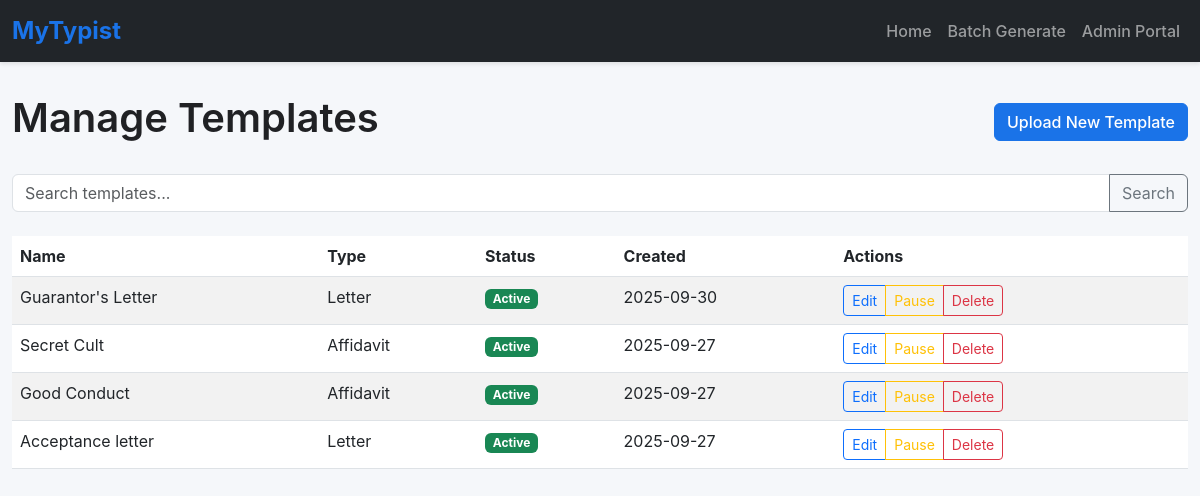
The app's page /admin/templates?key=SecretAdmin123 with its own data.
### app.py (models this page shows)
class Template(db.Model):
    __tablename__ = 'template'
    id = db.Column(db.Integer, primary_key=True)
    name = db.Column(db.String(100), nullable=False)
    type = db.Column(db.String(50), nullable=False)
    file_path = db.Column(db.String(200), nullable=False)
    description = db.Column(db.Text)
    font_family = db.Column(db.String(50), default='Times New Roman')
    font_size = db.Column(db.Integer, default=12)
    margin_top = db.Column(db.Float, default=1.0)
    margin_bottom = db.Column(db.Float, default=1.0)
    margin_left = db.Column(db.Float, default=1.0)
    margin_right = db.Column(db.Float, default=1.0)
    default_line_spacing = db.Column(db.Float, default=1.0)
    is_active = db.Column(db.Boolean, default=True)
    created_at = db.Column(db.DateTime, default=lambda: datetime.now(timezone.utc))
    updated_at = db.Column(db.DateTime, default=lambda: datetime.now(timezone.utc),
                          onupdate=lambda: datetime.now(timezone.utc))
    placeholders = db.relationship('Placeholder', back_populates='template',
                                   cascade="all, delete-orphan")
    created_documents = db.relationship('CreatedDocument', back_populates='template',
                                        cascade="all, delete-orphan")

### app.py (the view, shortened to what this page needs)
@app.route('/admin/templates')
def admin_templates():
    key = request.args.get('key')
    if key != app.config['ADMIN_KEY']:
        abort(403)
    page = request.args.get('page', 1, type=int)
    search = request.args.get('search', '')
    query = Template.query
    templates = query.order_by(Template.created_at.desc()).paginate(
        page=page, per_page=20, error_out=False
    )
    return render_template('admin/templates.html',
                           templates=templates,
                           search=search,
                           admin_key=key)

### templates/admin/templates.html (shortened to what this page needs)
{% extends 'base.html' %}
{% block content %}
    <div class="d-flex justify-content-between align-items-center mb-4">
        <h1>Manage Templates</h1>
        <a href="{{ url_for('admin_upload_template', key=admin_key) }}" class="btn btn-primary">Upload New Template</a>
    </div>
    <form method="GET" class="mb-4">
        <div class="input-group">
            <input type="text" class="form-control" name="search" value="{{ search or '' }}" placeholder="Search templates...">
            <button class="btn btn-outline-secondary" type="submit">Search</button>
        </div>
    </form>
    {% if templates.items %}
        <div class="table-responsive">
            <table class="table table-striped">
                <thead>
                    <tr>
                        <th>Name</th>
                        <th>Type</th>
                        <th>Status</th>
                        <th>Created</th>
                        <th>Actions</th>
                    </tr>
                </thead>
                <tbody>
                    {% for template in templates.items %}
                    <tr>
                        <td>{{ template.name }}</td>
                        <td>{{ template.type }}</td>
                        <td>
                            <span class="badge bg-{{ 'success' if template.is_active else 'warning' }}">
                                {{ 'Active' if template.is_active else 'Inactive' }}
                            </span>
                        </td>
                        <td>{{ template.created_at.strftime('%Y-%m-%d') }}</td>
                        <td>
                            <div class="btn-group btn-group-sm">
                                <a href="{{ url_for('admin_edit_template', template_id=template.id, key=admin_key) }}" class="btn btn-outline-primary">Edit</a>
                                {% if template.is_active %}
                                    <a href="{{ url_for('admin_pause_template', template_id=template.id, key=admin_key) }}" class="btn btn-outline-warning">Pause</a>
                                {% else %}
                                    <a href="{{ url_for('admin_resume_template', template_id=template.id, key=admin_key) }}" class="btn btn-outline-success">Resume</a>
                                {% endif %}
                                <a href="{{ url_for('admin_delete_template', template_id=template.id, key=admin_key) }}" class="btn btn-outline-danger" onclick="return confirm('Are you sure?')">Delete</a>
                            </div>
                        </td>
                    </tr>
                    {% endfor %}
                </tbody>
            </table>
        </div>
    {% else %}
        <div class="text-center py-5">
            <p class="text-muted">No templates found.</p>
            <a href="{{ url_for('admin_upload_template', key=admin_key) }}" class="btn btn-primary">Upload First Template</a>
        </div>
    {% endif %}
{% endblock %}

### templates/base.html (style rules this page uses)
body { font-family: 'Inter', -apple-system, BlinkMacSystemFont, 'Segoe UI', Roboto, sans-serif; background-color: #f5f7fa; }
.btn-primary { background-color: #1a73e8; border-color: #1a73e8; font-weight: 500; }
h1, h2, h3 { font-weight: 600; color: #202124; }

### records on screen
Template: name "Guarantor's Letter", type "Letter", is_active "Active", created_at "2025-09-30"
Template: name "Secret Cult", type "Affidavit", is_active "Active", created_at "2025-09-27"
Template: name "Good Conduct", type "Affidavit", is_active "Active", created_at "2025-09-27"
Template: name "Acceptance letter", type "Letter", is_active "Active", created_at "2025-09-27"
